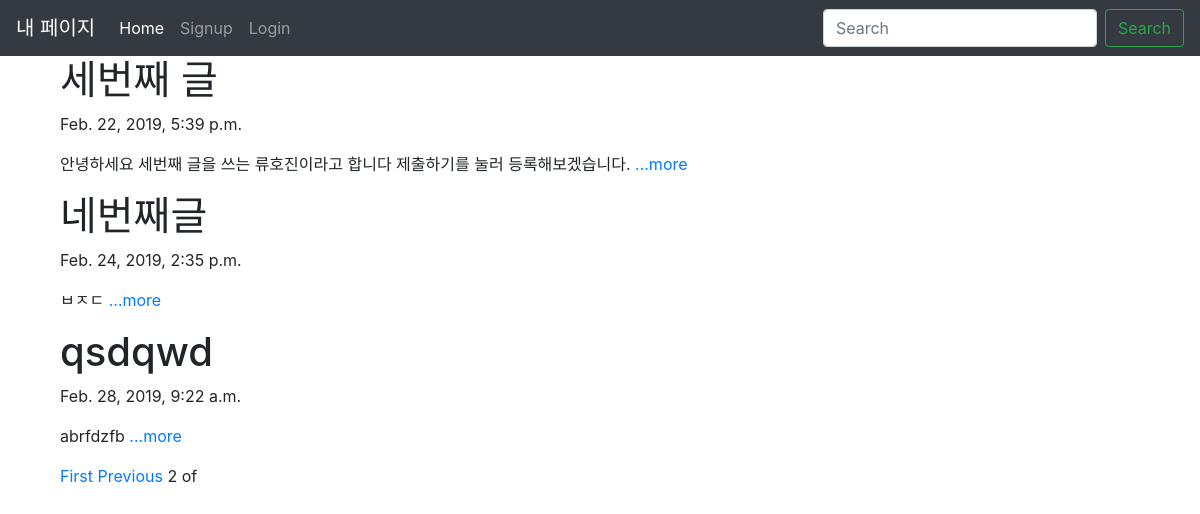
Screenshot of /?page=2 with the database file from the repository.
### blogapp/models.py (models this page shows, shortened)
class Blog(models.Model):
    title = models.CharField(max_length=200)
    pub_date = models.DateTimeField('date published')
    body = models.TextField()
    def summary(self):
        return self.body[:100]

### blogapp/views.py (the view)
# urls.py: 2. Add a URL to urlpatterns:  path('', views.home, name='home')
def home(request):
    blogs = Blog.objects #쿼리셋
    blog_list = Blog.objects.all()
    paginator = Paginator(blog_list,3)
    page = request.GET.get('page')
    posts = paginator.get_page(page)
    return render(request, 'home.html', {'blogs' : blogs,'posts':posts})

### blogapp/templates/home.html (shortened to what this page needs)
{% extends 'base.html' %}
{% block content %}
{% for blog in posts %}
      <div class="container">
      <h1>{{blog.title}}</h1>
      <p>{{blog.pub_date}}</p>
      <p>{{blog.summary}}<a href = "{% url 'detail' blog.id %}"> ...more</a></p>
      </div>
{%endfor%}
<div class="container">
  {%if posts.has_previous%}
  <a href="?page=1">First</a>
  <a href="?page={{posts.previous_page_number}}">Previous</a>
  {%endif%}
  <span>{{posts.number}}</span>
  <span>of</span>
</div>
{% endblock %}

### rows the page displays
Blog: title "세번째 글", pub_date "Feb. 22, 2019, 5:39 p.m.", summary "안녕하세요 세번째 글을 쓰는 류호진이라고 합니다 제출하기를 눌러 등록해보겠습니다."
Blog: title "네번째글", pub_date "Feb. 24, 2019, 2:35 p.m.", summary "ㅂㅈㄷ"
Blog: title "qsdqwd", pub_date "Feb. 28, 2019, 9:22 a.m.", summary "abrfdzfb"

### other values shown
{{ posts.number }} "2"
